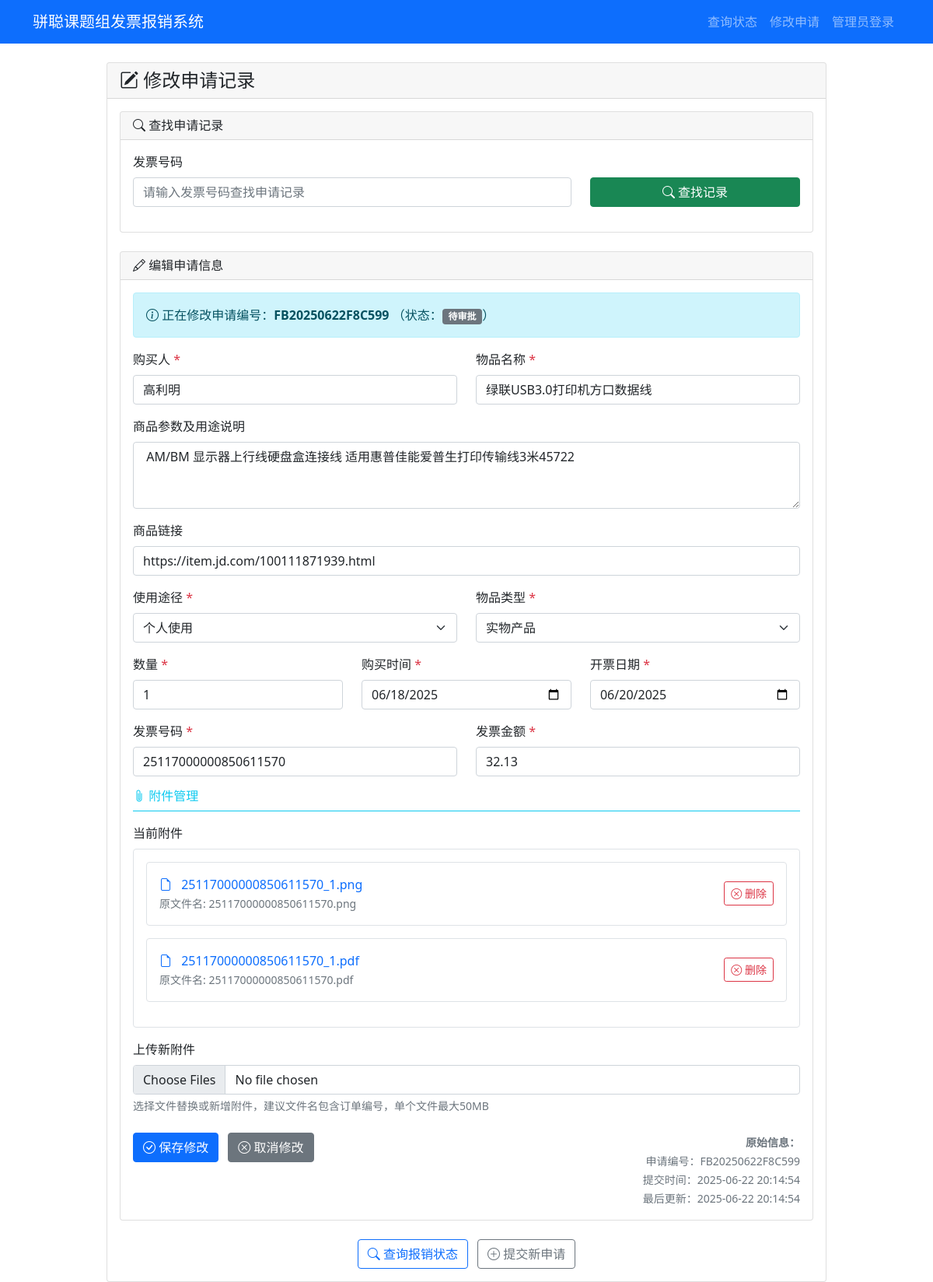
/edit_application/25117000000850611570, run on an earlier commit of the app's database.
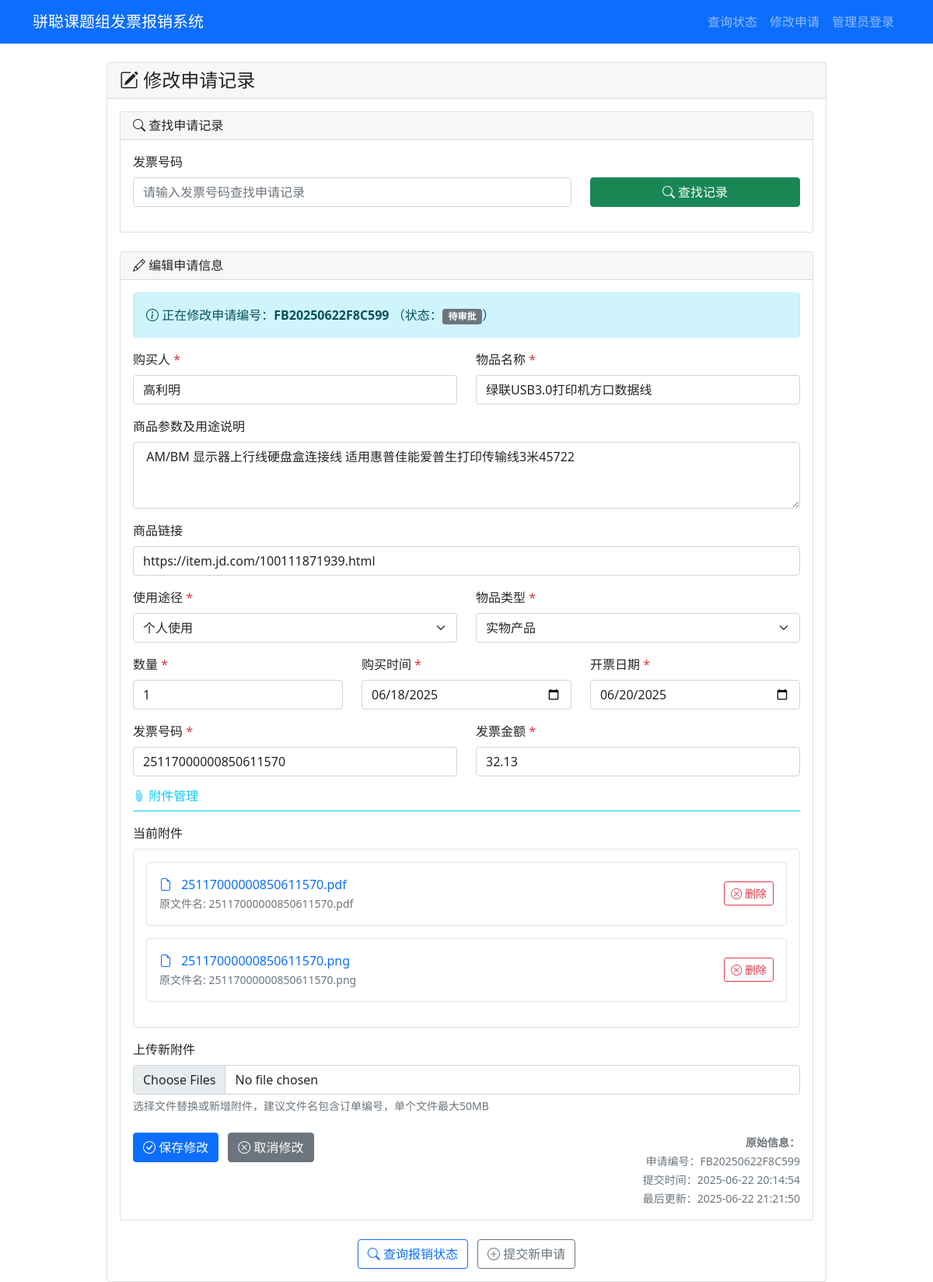
And on a later commit of the database.
### tables this page shows
CREATE TABLE attachments (
            id INTEGER PRIMARY KEY AUTOINCREMENT,
            app_number TEXT NOT NULL,
            original_filename TEXT NOT NULL,
            stored_filename TEXT NOT NULL,
            file_path TEXT NOT NULL,
            FOREIGN KEY (app_number) REFERENCES applications (app_number)
        );

CREATE TABLE applications (
            id INTEGER PRIMARY KEY AUTOINCREMENT,
            app_number TEXT UNIQUE NOT NULL,
            purchaser TEXT NOT NULL,
            purchase_details TEXT,
            item_name TEXT NOT NULL,
            product_link TEXT,
            usage_type TEXT NOT NULL,
            item_type TEXT NOT NULL,
            quantity INTEGER NOT NULL,
            purchase_time DATE NOT NULL,
            invoice_number TEXT NOT NULL,
            invoice_amount REAL NOT NULL,
            invoice_date DATE NOT NULL,
            status TEXT DEFAULT '待审批',
            approval_comment TEXT,
            created_at TIMESTAMP DEFAULT CURRENT_TIMESTAMP,
            updated_at TIMESTAMP DEFAULT CURRENT_TIMESTAMP
        );

### app.py (the view)
        def wrapper(*args, **kwargs):
            user = session.get('admin_username', 'anonymous')
            details = f"操作: {operation_type}, 用户: {user}, URL: {request.url}"
            if kwargs.get('app_number'):
                details += f", 申请编号: {kwargs['app_number']}"
            elif kwargs.get('filename'):
                details += f", 文件名: {kwargs['filename']}"
            if request.method == 'POST':
                form_data = {k: '***' if k == 'password' else v for k, v in request.form.items()}
                details += f", 表单数据: {form_data}"
            if request.args:
                details += f", 查询参数: {dict(request.args)}"
            try:
                result = f(*args, **kwargs)
                app.logger.info(f"{details}, 结果: 成功")
                return result
            except Exception as e:
                app.logger.error(f"{details}, 结果: 失败, 错误: {str(e)}", exc_info=True)
                raise

### templates/edit_application.html (shortened to what the changed rows need)
{% extends "base.html" %}
{% block content %}
<div class="row justify-content-center">
    <div class="col-md-10">
        <div class="card">
            <div class="card-body">
                {% if search_result %}
                {% if search_result == 'not_found' %}
                <div class="alert alert-warning" role="alert">
                    <i class="bi bi-exclamation-triangle"></i>
                    <strong>未找到记录：</strong>没有找到对应的申请记录，请检查发票号码是否正确。
                </div>
                {% else %}
                <div class="card">
                    <div class="card-header">
                        <h6 class="mb-0"><i class="bi bi-pencil"></i> 编辑申请信息</h6>
                    </div>
                    <div class="card-body">
                        <div class="alert alert-info" role="alert">
                            <i class="bi bi-info-circle"></i>
                            正在修改申请编号：<strong>{{ search_result.app_number }}</strong>
                            （状态：<span class="badge bg-secondary">{{ search_result.status }}</span>）
                        </div>
                        <form action="{{ url_for('update_application') }}" method="post" enctype="multipart/form-data">
                            <div class="row">
                                <div class="col-md-6 mb-3">
                                    <label for="edit_purchaser" class="form-label">购买人 <span
                                            class="text-danger">*</span></label>
                                    <input type="text" class="form-control" id="edit_purchaser" name="purchaser"
                                        value="{{ search_result.purchaser }}" required>
                                </div>
                                <div class="col-md-6 mb-3">
                                    <label for="edit_item_name" class="form-label">物品名称 <span
                                            class="text-danger">*</span></label>
                                    <input type="text" class="form-control" id="edit_item_name" name="item_name"
                                        value="{{ search_result.item_name }}" required>
                                </div>
                            </div>
                            <div class="mb-3">
                                <label for="edit_purchase_details" class="form-label">商品参数及用途说明</label>
                                <textarea class="form-control" id="edit_purchase_details" name="purchase_details"
                                    rows="3">{{ search_result.purchase_details or '' }}</textarea>
                            </div>
                            <div class="mb-3">
                                <label for="edit_product_link" class="form-label">商品链接</label>
                                <input type="url" class="form-control" id="edit_product_link" name="product_link"
                                    value="{{ search_result.product_link or '' }}">
                            </div>
                            <div class="row">
                                <div class="col-md-6 mb-3">
                                    <label for="edit_usage_type" class="form-label">使用途径 <span
                                            class="text-danger">*</span></label>
                                    <select class="form-select" id="edit_usage_type" name="usage_type" required>
                                        <option value="个人使用" {% if search_result.usage_type=='个人使用' %}selected{% endif
                                            %}>个人使用</option>
                                    </select>
                                </div>
                                <div class="col-md-6 mb-3">
                                    <label for="edit_item_type" class="form-label">物品类型 <span
                                            class="text-danger">*</span></label>
                                    <select class="form-select" id="edit_item_type" name="item_type" required>
                                        <option value="实物产品" {% if search_result.item_type=='实物产品' %}selected{% endif
                                            %}>实物产品</option>
                                    </select>
                                </div>
                            </div>
                            <div class="row">
                                <div class="col-md-4 mb-3">
                                    <label for="edit_quantity" class="form-label">数量 <span
                                            class="text-danger">*</span></label>
                                    <input type="number" class="form-control" id="edit_quantity" name="quantity" min="1"
                                        value="{{ search_result.quantity }}" required>
                                </div>
                                <div class="col-md-4 mb-3">
                                    <label for="edit_purchase_time" class="form-label">购买时间 <span
                                            class="text-danger">*</span></label>
                                    <input type="date" class="form-control" id="edit_purchase_time" name="purchase_time"
                                        value="{{ search_result.purchase_time }}" required>
                                </div>
                                <div class="col-md-4 mb-3">
                                    <label for="edit_invoice_date" class="form-label">开票日期 <span
                                            class="text-danger">*</span></label>
                                    <input type="date" class="form-control" id="edit_invoice_date" name="invoice_date"
                                        value="{{ search_result.invoice_date }}" required>
                                </div>
                            </div>
                            <div class="row">
                                <div class="col-md-6 mb-3">
                                    <label for="edit_invoice_number" class="form-label">发票号码 <span
                                            class="text-danger">*</span></label>
                                    <input type="text" class="form-control" id="edit_invoice_number"
                                        name="invoice_number" value="{{ search_result.invoice_number }}" required>
                                </div>
                                <div class="col-md-6 mb-3">
                                    <label for="edit_invoice_amount" class="form-label">发票金额 <span
                                            class="text-danger">*</span></label>
                                    <input type="number" class="form-control" id="edit_invoice_amount"
                                        name="invoice_amount" step="0.01" min="0"
                                        value="{{ search_result.invoice_amount }}" required>
                                </div>
                            </div>
                            <div class="mb-4">
                                <h6 class="text-info border-bottom border-info pb-2 mb-3">
                                    <i class="bi bi-paperclip"></i> 附件管理
                                </h6>
                                {% if attachments %}
                                <div class="mb-3">
                                    <label class="form-label">当前附件</label>
                                    <div class="border rounded p-3">
                                        {% for attachment in attachments %}
                                        <div
                                            class="d-flex justify-content-between align-items-center mb-3 p-3 border rounded">
                                            <div>
                                                <i class="bi bi-file-earmark text-primary me-2"></i>
                                                <a href="{{ url_for('download_file', filename=attachment[3]) }}"
                                                    target="_blank" class="text-decoration-none">
                                                    {{ attachment[3] }}
                                                </a>
                                                <br>
                                                <small class="text-muted">原文件名: {{ attachment[2] }}</small>
                                            </div>
                                            <button type="button" class="btn btn-sm btn-outline-danger"
                                                onclick="deleteAttachment({{ attachment[0] }})">
                                                <i class="bi bi-x-circle"></i> 删除
                                            </button>
                                        </div>
                                        {% endfor %}
                                    </div>
                                </div>
                                {% else %}
                                <div class="alert alert-info">
                                    <i class="bi bi-info-circle"></i> 当前没有附件
                                </div>
                                {% endif %}
                                <div class="mb-3">
                                    <label for="new_attachments" class="form-label">上传新附件</label>
                                    <input type="file" class="form-control" id="new_attachments" name="new_attachments"
                                        multiple accept=".pdf,.jpg,.jpeg,.png,.doc,.docx">
                                    <div class="form-text">选择文件替换或新增附件，建议文件名包含订单编号，单个文件最大50MB</div>
                                </div>
                            </div>
                            <div class="row mt-4">
                                <div class="col-md-6">
                                    <button type="submit" class="btn btn-primary">
                                        <i class="bi bi-check-circle"></i> 保存修改
                                    </button>
                                    <a href="{{ url_for('edit_application_page') }}" class="btn btn-secondary ms-2">
                                        <i class="bi bi-x-circle"></i> 取消修改
                                    </a>
                                </div>
                                <div class="col-md-6 text-end">
                                    <small class="text-muted">
                                        <strong>原始信息：</strong><br>
                                        申请编号：{{ search_result.app_number }}<br>
                                        提交时间：{{ search_result.created_at }}<br>
                                        最后更新：{{ search_result.updated_at }}
                                    </small>
                                </div>
                            </div>
                        </form>
                    </div>
                </div>
                {% endif %}
                {% endif %}
            </div>
        </div>
    </div>
</div>
{% endblock %}

What changed in the data, as far as the page shows it:
removed attachments: stored_filename "25117000000850611570_1.png", original_filename "25117000000850611570.png"
removed attachments: stored_filename "25117000000850611570_1.pdf", original_filename "25117000000850611570.pdf"
changed applications "FB20250622F8C599": updated_at "2025-06-22 20:14:54" → "2025-06-22 21:21:50"
added attachments: stored_filename "25117000000850611570.pdf", original_filename "25117000000850611570.pdf"
added attachments: stored_filename "25117000000850611570.png", original_filename "25117000000850611570.png"
